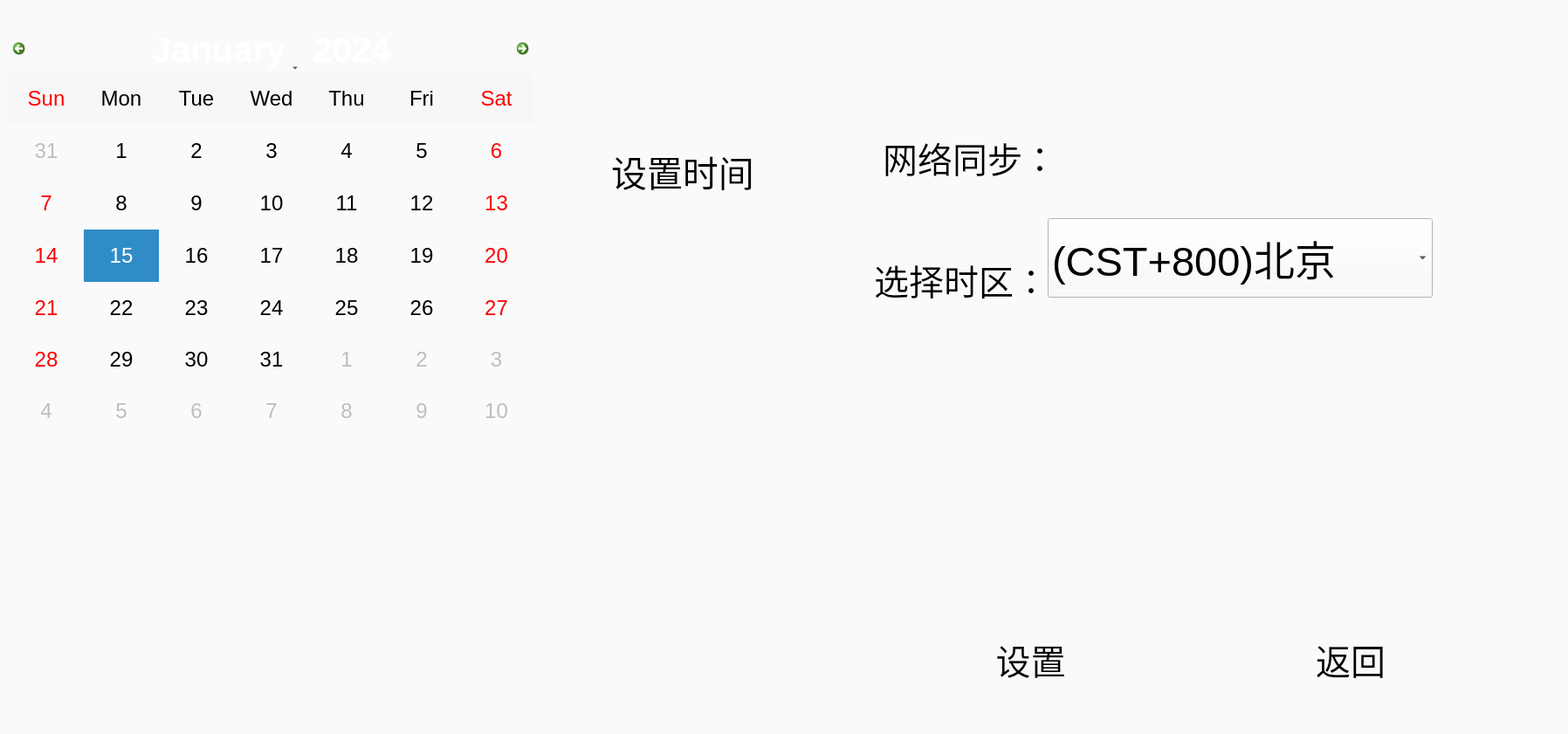
<?xml version="1.0" encoding="UTF-8"?>
<ui version="4.0">
 <class>TimeSet</class>
 <widget class="QDialog" name="TimeSet">
  <property name="geometry">
   <rect>
    <x>0</x>
    <y>0</y>
    <width>1796</width>
    <height>841</height>
   </rect>
  </property>
  <property name="font">
   <font>
    <pointsize>30</pointsize>
   </font>
  </property>
  <property name="windowTitle">
   <string>Dialog</string>
  </property>
  <property name="styleSheet">
   <string notr="true">background:rgb(250, 250, 250)</string>
  </property>
  <widget class="QCalendarWidget" name="calendarWidget">
   <property name="geometry">
    <rect>
     <x>10</x>
     <y>30</y>
     <width>601</width>
     <height>471</height>
    </rect>
   </property>
   <property name="font">
    <font>
     <family>Ubuntu</family>
     <pointsize>18</pointsize>
     <weight>50</weight>
     <italic>false</italic>
     <bold>false</bold>
    </font>
   </property>
   <property name="tabletTracking">
    <bool>false</bool>
   </property>
   <property name="focusPolicy">
    <enum>Qt::NoFocus</enum>
   </property>
   <property name="statusTip">
    <string notr="true"/>
   </property>
   <property name="styleSheet">
    <string notr="true">/*
QCalendarWidget
{  
    font: 18pt &quot;Ubuntu&quot;;
} 

QCalendarWidget QAbstractItemView:enabled{color:#000000;
                                                                                          background-color:#ffffff;
                                                                                          selection-color: white;
                                                                                          selection-background-color:rgb(48,140,198);}
QToolButton#qt_calendar_prevmonth {
background-color:rgb(246, 245, 244);
    qproperty-icon: url(:/images/row3.png);
}

QToolButton#qt_calendar_nextmonth {
background-color:rgb(246, 245, 244);
    qproperty-icon:url(:/images/row1.png);
}

QCalendarWidget QToolButton{
     background-color:rgb(246, 245, 244);
     height:60px;
     width:200px;
    color:#000000;
    font: 34pt &quot;Ubuntu&quot;;
}
/X
QCalendarWidget QToolButton:hover{
border: 1px solid rgb(26, 95, 180);
}
X/
QCalendarWidget QToolButton QMenu{
background-color:rgb(246, 245, 244);
min-height: 60px;
height:300px;
width:200px;
border:1px;
}

QCalendarWidget QToolButton QMenu::item:selected{
color:#FFFFFF;
background:rgb(26, 95, 180);
}

QCalendarView#qt_calendar_calendarview {
  background-color:  #ffffff;          
  alternate-background-color:#ffffff;   
}

QCalendarWidget QSpinBox#qt_calendar_yearedit{
background-color:rgb(246, 245, 244);
    height:34px;
    whidth:125px;
    selection-background-color:rgb(26, 95, 180);
}

QCalendarWidget QToolButton::menu-indicator#qt_calendar_monthbutton{
    background-color:rgb(246, 245, 244);
    height:34px;
    whidth:125px;
    subcontrol-position: right center;
    subcontrol-origin: padding;
    border:0px;
}

QCalendarWidget QAbstractItemView {
    color: gray;
}
*/</string>
   </property>
   <property name="firstDayOfWeek">
    <enum>Qt::Sunday</enum>
   </property>
   <property name="gridVisible">
    <bool>false</bool>
   </property>
   <property name="selectionMode">
    <enum>QCalendarWidget::SingleSelection</enum>
   </property>
   <property name="horizontalHeaderFormat">
    <enum>QCalendarWidget::ShortDayNames</enum>
   </property>
   <property name="verticalHeaderFormat">
    <enum>QCalendarWidget::NoVerticalHeader</enum>
   </property>
  </widget>
  <widget class="QLabel" name="label">
   <property name="geometry">
    <rect>
     <x>1000</x>
     <y>140</y>
     <width>211</width>
     <height>81</height>
    </rect>
   </property>
   <property name="font">
    <font>
     <pointsize>30</pointsize>
    </font>
   </property>
   <property name="styleSheet">
    <string notr="true"/>
   </property>
   <property name="text">
    <string>网络同步：</string>
   </property>
   <property name="alignment">
    <set>Qt::AlignRight|Qt::AlignTrailing|Qt::AlignVCenter</set>
   </property>
  </widget>
  <widget class="QPushButton" name="pushButton">
   <property name="geometry">
    <rect>
     <x>1260</x>
     <y>150</y>
     <width>91</width>
     <height>61</height>
    </rect>
   </property>
   <property name="styleSheet">
    <string notr="true">background-image: url(:/images/lockcreenOFF.png);</string>
   </property>
   <property name="text">
    <string/>
   </property>
   <property name="flat">
    <bool>true</bool>
   </property>
  </widget>
  <widget class="QComboBox" name="comboBox">
   <property name="geometry">
    <rect>
     <x>1200</x>
     <y>250</y>
     <width>441</width>
     <height>91</height>
    </rect>
   </property>
   <property name="font">
    <font>
     <pointsize>35</pointsize>
    </font>
   </property>
   <property name="focusPolicy">
    <enum>Qt::NoFocus</enum>
   </property>
   <property name="styleSheet">
    <string notr="true">selection-color: rgb(46, 52, 54);</string>
   </property>
   <item>
    <property name="text">
     <string>(CST+800)北京</string>
    </property>
   </item>
   <item>
    <property name="text">
     <string>(JSC +900)东京</string>
    </property>
   </item>
   <item>
    <property name="text">
     <string>(EDT- 400)纽约</string>
    </property>
   </item>
   <item>
    <property name="text">
     <string>(CDT-500)芝加哥</string>
    </property>
   </item>
   <item>
    <property name="text">
     <string>(MDT-600)丹佛</string>
    </property>
   </item>
   <item>
    <property name="text">
     <string>(COT-500)波哥大</string>
    </property>
   </item>
   <item>
    <property name="text">
     <string>(CDT-400)哈瓦那</string>
    </property>
   </item>
   <item>
    <property name="text">
     <string>(EST-500)巴拿马</string>
    </property>
   </item>
   <item>
    <property name="text">
     <string>(EST+200)巴黎</string>
    </property>
   </item>
   <item>
    <property name="text">
     <string>(EST+200)布达佩斯</string>
    </property>
   </item>
   <item>
    <property name="text">
     <string>(CEST+200)柏林</string>
    </property>
   </item>
   <item>
    <property name="text">
     <string>(MSK+300)莫斯科</string>
    </property>
   </item>
   <item>
    <property name="text">
     <string/>
    </property>
   </item>
  </widget>
  <widget class="QLabel" name="label_2">
   <property name="geometry">
    <rect>
     <x>1000</x>
     <y>290</y>
     <width>201</width>
     <height>61</height>
    </rect>
   </property>
   <property name="font">
    <font>
     <pointsize>30</pointsize>
    </font>
   </property>
   <property name="text">
    <string>选择时区：</string>
   </property>
   <property name="alignment">
    <set>Qt::AlignRight|Qt::AlignTrailing|Qt::AlignVCenter</set>
   </property>
  </widget>
  <widget class="QPushButton" name="pushButton_2">
   <property name="geometry">
    <rect>
     <x>1380</x>
     <y>700</y>
     <width>301</width>
     <height>111</height>
    </rect>
   </property>
   <property name="font">
    <font>
     <pointsize>30</pointsize>
    </font>
   </property>
   <property name="styleSheet">
    <string notr="true">background-image: url(:/images/back.png);</string>
   </property>
   <property name="text">
    <string>   返回</string>
   </property>
   <property name="flat">
    <bool>true</bool>
   </property>
  </widget>
  <widget class="QPushButton" name="pushButton_3">
   <property name="geometry">
    <rect>
     <x>1030</x>
     <y>700</y>
     <width>301</width>
     <height>111</height>
    </rect>
   </property>
   <property name="font">
    <font>
     <pointsize>30</pointsize>
    </font>
   </property>
   <property name="styleSheet">
    <string notr="true">background-image: url(:/images/confirmbt.png);
</string>
   </property>
   <property name="text">
    <string>设置</string>
   </property>
   <property name="flat">
    <bool>true</bool>
   </property>
  </widget>
  <widget class="QWidget" name="timeScrollBarBk" native="true">
   <property name="geometry">
    <rect>
     <x>620</x>
     <y>220</y>
     <width>371</width>
     <height>311</height>
    </rect>
   </property>
   <property name="styleSheet">
    <string notr="true"/>
   </property>
   <widget class="QWidget" name="timeScrollBar_Ap" native="true">
    <property name="geometry">
     <rect>
      <x>18</x>
      <y>70</y>
      <width>111</width>
      <height>222</height>
     </rect>
    </property>
    <property name="layoutDirection">
     <enum>Qt::LeftToRight</enum>
    </property>
   </widget>
   <widget class="QWidget" name="timeScrollBar_hour" native="true">
    <property name="geometry">
     <rect>
      <x>129</x>
      <y>70</y>
      <width>111</width>
      <height>222</height>
     </rect>
    </property>
    <property name="layoutDirection">
     <enum>Qt::LeftToRight</enum>
    </property>
   </widget>
   <widget class="QWidget" name="timeScrollBar_min" native="true">
    <property name="geometry">
     <rect>
      <x>240</x>
      <y>70</y>
      <width>111</width>
      <height>222</height>
     </rect>
    </property>
    <property name="layoutDirection">
     <enum>Qt::LeftToRight</enum>
    </property>
   </widget>
  </widget>
  <widget class="QLabel" name="TimeScrollBar_Title">
   <property name="geometry">
    <rect>
     <x>700</x>
     <y>170</y>
     <width>171</width>
     <height>51</height>
    </rect>
   </property>
   <property name="font">
    <font>
     <pointsize>31</pointsize>
    </font>
   </property>
   <property name="layoutDirection">
    <enum>Qt::LeftToRight</enum>
   </property>
   <property name="styleSheet">
    <string notr="true"/>
   </property>
   <property name="text">
    <string>设置时间</string>
   </property>
  </widget>
  <zorder>label_2</zorder>
  <zorder>label</zorder>
  <zorder>pushButton_3</zorder>
  <zorder>timeScrollBarBk</zorder>
  <zorder>TimeScrollBar_Title</zorder>
  <zorder>pushButton_2</zorder>
  <zorder>comboBox</zorder>
  <zorder>pushButton</zorder>
  <zorder>calendarWidget</zorder>
 </widget>
 <resources/>
 <connections/>
</ui>
